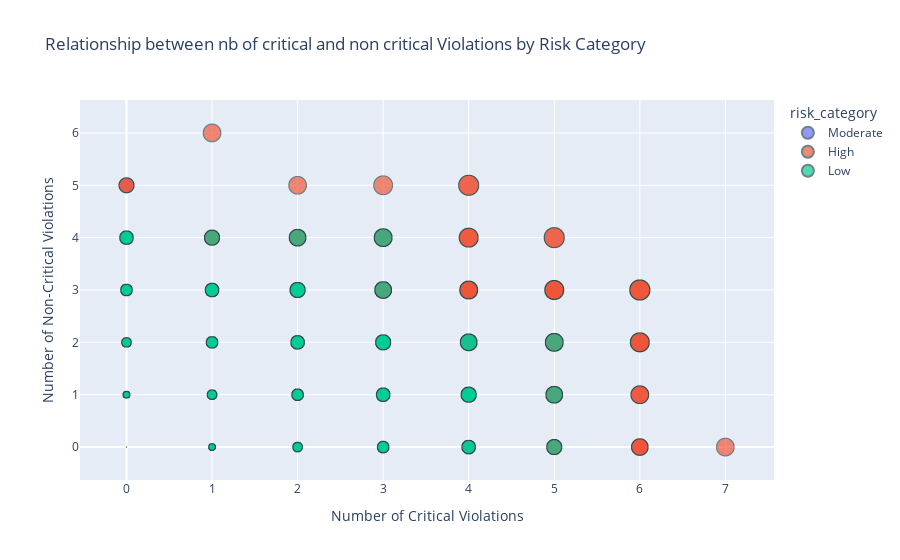

This figure's notebook cell:
### Markdown cell above
##### 2.4.2. **Analyse critical flags, nb_violations and nb_past_inspections**

As said before, inspections with critical violations are more likely to be high risk. Also, having more violations increases the chance of being high risk. So, the number of critical violations is important for the model. Also, the past_interventions feature that I created also shows that.

### Code cell
# shows the relationship of critical flags and the number of violations can be associated with high risk

data_transformed['nb_non_critical_flags'] = data_transformed['nb_violations'] - data_transformed['nb_critical_flags']
fig = px.scatter(
    data_transformed,
    x="nb_critical_flags",
    y="nb_non_critical_flags",
    size="nb_violations",
    color="risk_category",
    hover_data=["camis"],
    labels={
        "nb_critical_flags": "Number of Critical Violations",
        "nb_non_critical_flags": "Number of Non-Critical Violations",
        "nb_violations": "Total Violations"
    },
    title="Relationship between nb of critical and non critical Violations by Risk Category"
)

fig.update_traces(marker=dict(line=dict(width=1, color='DarkSlateGrey')))
fig.show()

### Figure 1 — Plotly figure (JSON) as saved in the notebook; plotly's stock layout.template omitted (floating-point values rounded to 4 significant figures; data arrays with more than 128 entries replaced by an {"elided": "..."} marker saying what was removed)
{"data": [{"customdata": {"elided": "14295x1 int values"}, "hovertemplate": "risk_category=Moderate<br>Number of Critical Violations=%{x}<br>Number of Non-Critical Violations=%{y}<br>Total Violations=%{marker.size}<br>camis=%{customdata[0]}<extra></extra>", "legendgroup": "Moderate", "marker": {"color": "#636efa", "line": {"color": "DarkSlateGrey", "width": 1}, "size": {"elided": "14295 int values"}, "sizemode": "area", "sizeref": 0.0225, "symbol": "circle"}, "mode": "markers", "name": "Moderate", "showlegend": true, "type": "scattergl", "x": {"elided": "14295 int values"}, "xaxis": "x", "y": {"elided": "14295 int values"}, "yaxis": "y"}, {"customdata": {"elided": "12947x1 int values"}, "hovertemplate": "risk_category=High<br>Number of Critical Violations=%{x}<br>Number of Non-Critical Violations=%{y}<br>Total Violations=%{marker.size}<br>camis=%{customdata[0]}<extra></extra>", "legendgroup": "High", "marker": {"color": "#EF553B", "line": {"color": "DarkSlateGrey", "width": 1}, "size": {"elided": "12947 int values"}, "sizemode": "area", "sizeref": 0.0225, "symbol": "circle"}, "mode": "markers", "name": "High", "showlegend": true, "type": "scattergl", "x": {"elided": "12947 int values"}, "xaxis": "x", "y": {"elided": "12947 int values"}, "yaxis": "y"}, {"customdata": {"elided": "28627x1 int values"}, "hovertemplate": "risk_category=Low<br>Number of Critical Violations=%{x}<br>Number of Non-Critical Violations=%{y}<br>Total Violations=%{marker.size}<br>camis=%{customdata[0]}<extra></extra>", "legendgroup": "Low", "marker": {"color": "#00cc96", "line": {"color": "DarkSlateGrey", "width": 1}, "size": {"elided": "28627 int values"}, "sizemode": "area", "sizeref": 0.0225, "symbol": "circle"}, "mode": "markers", "name": "Low", "showlegend": true, "type": "scattergl", "x": {"elided": "28627 int values"}, "xaxis": "x", "y": {"elided": "28627 int values"}, "yaxis": "y"}], "layout": {"legend": {"itemsizing": "constant", "title": {"text": "risk_category"}, "tracegroupgap": 0}, "title": {"text": "Relationship between nb of critical and non critical Violations by Risk Category"}, "xaxis": {"anchor": "y", "domain": [0, 1], "title": {"text": "Number of Critical Violations"}}, "yaxis": {"anchor": "x", "domain": [0, 1], "title": {"text": "Number of Non-Critical Violations"}}}}
